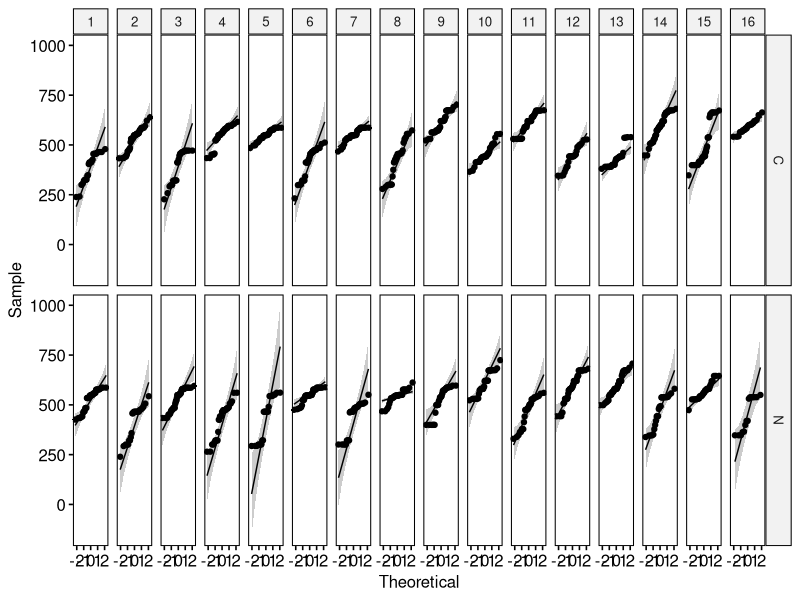
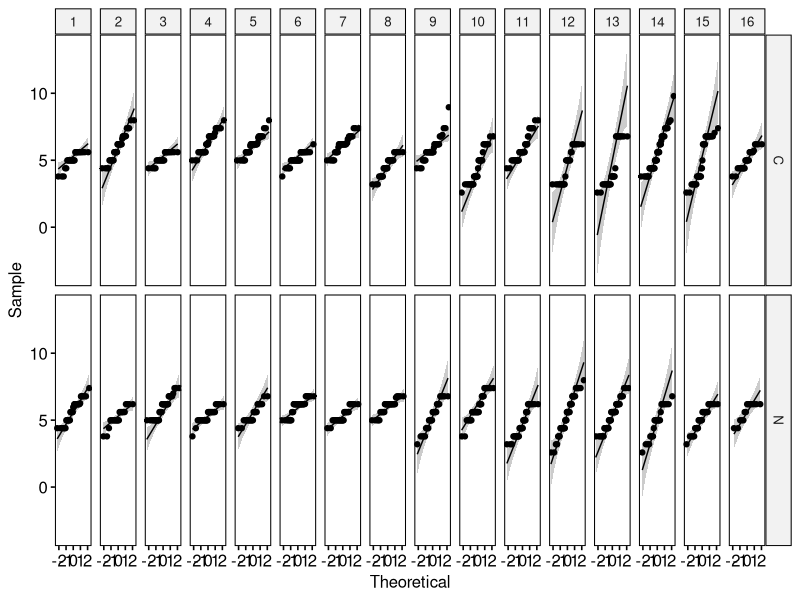
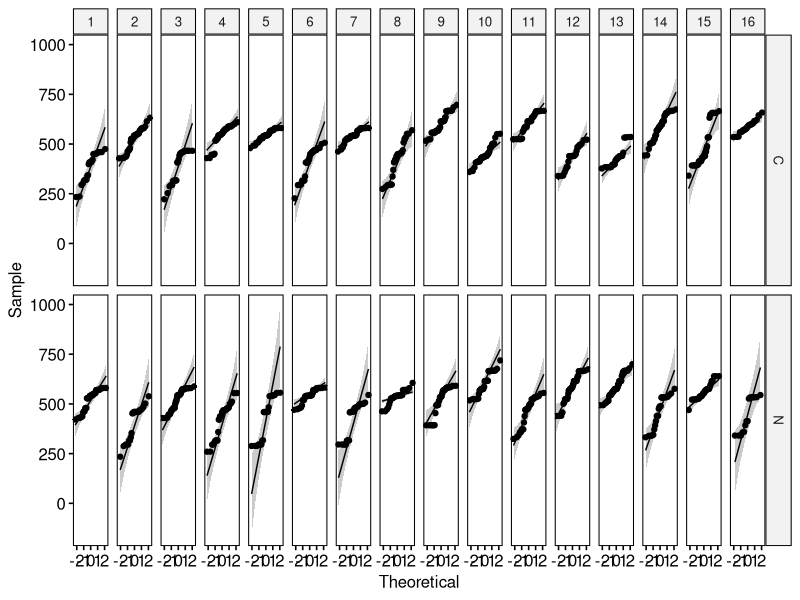
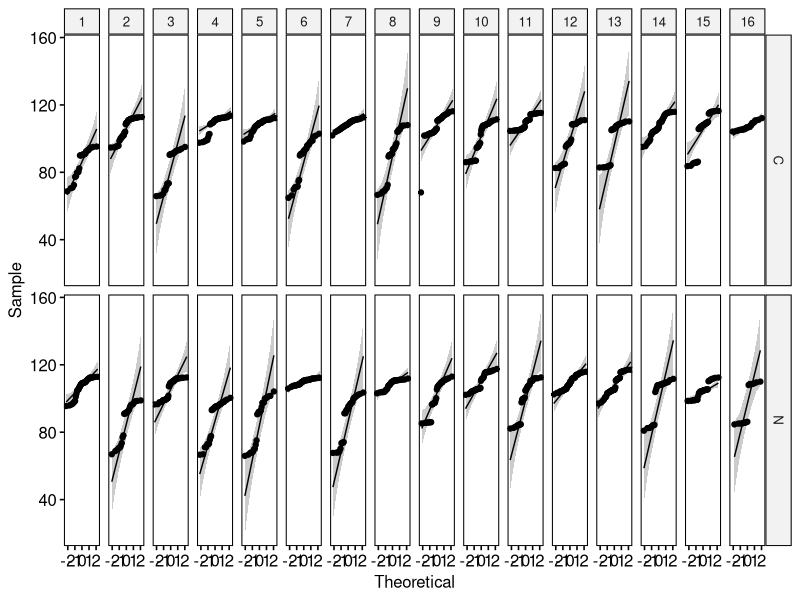
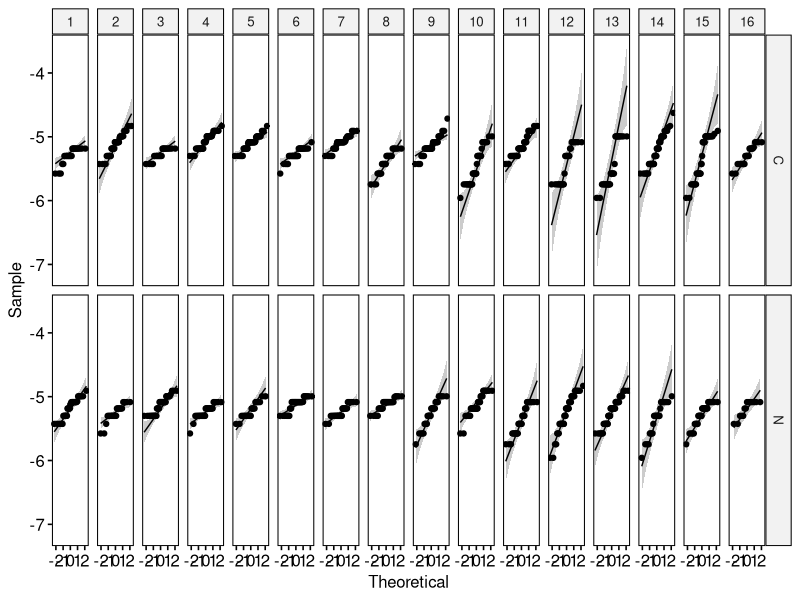
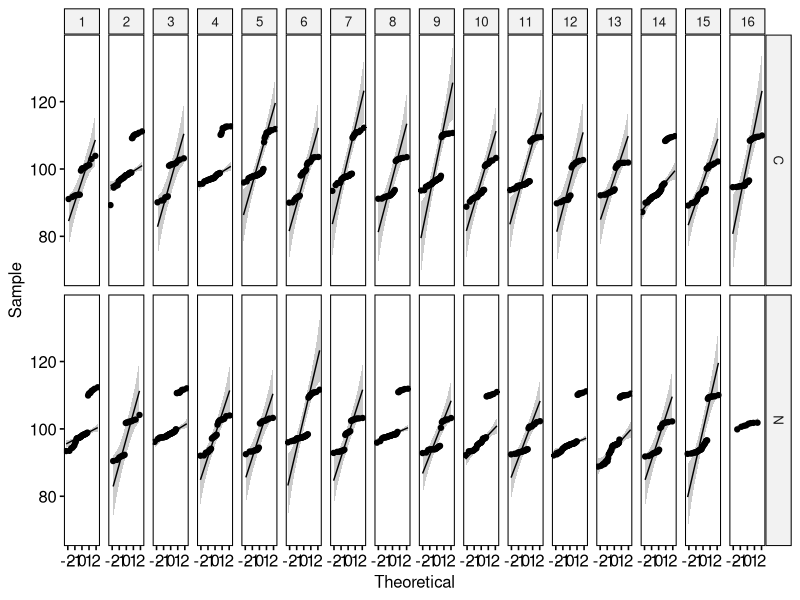
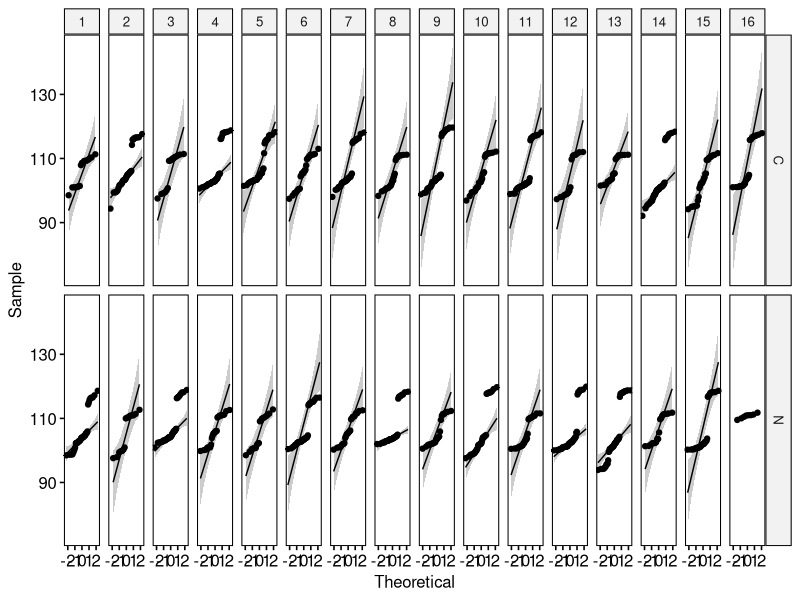
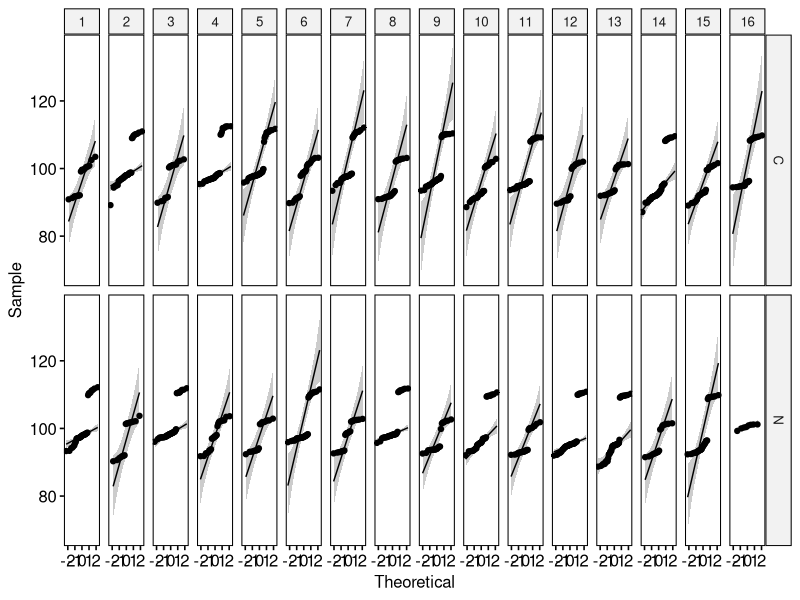

Write R code to recreate these figures, in order.
library(tidyverse)
library(ggpubr)
library(rstatix)
library(dplyr)

setwd("C:/Users/franc/Aalborg Universitet/Sofia Dahl - ASIAMS-drumstrokes/singleStrokes")

##### Implementation #####

# Setup data frame
allFeatures <- read.csv("features.csv")

allFeatures <- allFeatures %>%
  convert_as_factor(subj, arm, series, cond)
head(allFeatures, 3)

##### Inspect QQ plots #####

# totDur: 3/32 non-normal series
# attDur: 4/32 non-normal series
# decDur: 4/32 non-normal series
# transDur: 4/32 non-normal series
# LAT: 3/32 non-normal series
# totSPL: 8/32 non-normal series
# attSPL: 11/32 non-normal series
# decSPL: 11/32 non-normal series
# transSPL: 9/32 non-normal series
# totSC: 6/32 non-normal series
# attSC: 4/32 non-normal series
# decSC: 6/32 non-normal series
# transSC: 5/32 non-normal series
# TC: 3/32 non-normal series
# totFlat: 3/32 non-normal series
# attFlat: 30/32 non-normal series
# decFlat: 4/32 non-normal series
# transFlat: 3/32 non-normal series
# totSpecFlat: 3/32 non-normal series
# attSpecFlat: 4/32 non-normal series
# decSpecFlat: 2/32 non-normal series
# transSpecFlat: 5/32 non-normal series
# crest: 3/32 non-normal series

ggqqplot(allFeatures, "totDur", facet.by = c("cond","series"))
ggqqplot(allFeatures, "attDur", facet.by = c("cond","series"))
ggqqplot(allFeatures, "decDur", facet.by = c("cond","series"))
ggqqplot(allFeatures, "transDur", facet.by = c("cond","series"))
ggqqplot(allFeatures, "LAT", facet.by = c("cond","series"))
ggqqplot(allFeatures, "totSPL", facet.by = c("cond","series"))
ggqqplot(allFeatures, "attSPL", facet.by = c("cond","series"))
ggqqplot(allFeatures, "decSPL", facet.by = c("cond","series"))
ggqqplot(allFeatures, "transSPL", facet.by = c("cond","series"))
ggqqplot(allFeatures, "totSC", facet.by = c("cond","series"))
ggqqplot(allFeatures, "attSC", facet.by = c("cond","series"))
ggqqplot(allFeatures, "decSC", facet.by = c("cond","series"))
ggqqplot(allFeatures, "transSC", facet.by = c("cond","series"))
ggqqplot(allFeatures, "TC", facet.by = c("cond","series"))
ggqqplot(allFeatures, "totFlat", facet.by = c("cond","series"))
ggqqplot(allFeatures, "attFlat", facet.by = c("cond","series"))
ggqqplot(allFeatures, "decFlat", facet.by = c("cond","series"))
ggqqplot(allFeatures, "transFlat", facet.by = c("cond","series"))
ggqqplot(allFeatures, "totSpecFlat", facet.by = c("cond","series"))
ggqqplot(allFeatures, "attSpecFlat", facet.by = c("cond","series"))
ggqqplot(allFeatures, "decSpecFlat", facet.by = c("cond","series"))
ggqqplot(allFeatures, "transSpecFlat", facet.by = c("cond","series"))
ggqqplot(allFeatures, "crest", facet.by = c("cond","series"))

##### Remove outliers #####

# totDur: 6
# attDur: 1
# decDur: 6
# transDur: 2
# LAT: 3
# totSPL: 0
# attSPL: 0
# decSPL: 0
# transSPL: 3
# totSC: 0
# attSC: 6
# decSC: 0
# transSC: 0
# TC: 8
# totFlat: 11
# attFlat: 24
# decFlat: 4
# transFlat: 0
# totSpecFlat: 4
# attSpecFlat: 8
# decSpecFlat: 4
# transSpecFlat: 0
# crest: 0

leftSide <- c(1:6)

# totDur
# Find extreme outliers
outliers <- allFeatures %>%
  group_by(cond, subj) %>%
  identify_outliers(totDur)
sprintf("Found %d extreme outliers", nrow(outliers[outliers$is.extreme == TRUE,]))

# Remove extreme outliers
totDur <- allFeatures[!allFeatures$filename %in% outliers$filename[outliers$is.extreme == TRUE],c(leftSide, c(7))]

# attDur
# Find extreme outliers
outliers <- allFeatures %>%
  group_by(cond, subj) %>%
  identify_outliers(attDur)
sprintf("Found %d extreme outliers", nrow(outliers[outliers$is.extreme == TRUE,]))

# Remove extreme outliers
attDur <- allFeatures[!allFeatures$filename %in% outliers$filename[outliers$is.extreme == TRUE],c(leftSide, c(8))]

# decDur
# Find extreme outliers
outliers <- allFeatures %>%
  group_by(cond, subj) %>%
  identify_outliers(decDur)
sprintf("Found %d extreme outliers", nrow(outliers[outliers$is.extreme == TRUE,]))

# Remove extreme outliers
decDur <- allFeatures[!allFeatures$filename %in% outliers$filename[outliers$is.extreme == TRUE],c(leftSide, c(9))]

# transDur
# Find extreme outliers
outliers <- allFeatures %>%
  group_by(cond, subj) %>%
  identify_outliers(transDur)
sprintf("Found %d extreme outliers", nrow(outliers[outliers$is.extreme == TRUE,]))

# Remove extreme outliers
transDur <- allFeatures[!allFeatures$filename %in% outliers$filename[outliers$is.extreme == TRUE],c(leftSide, c(10))]

# LAT
# Find extreme outliers
outliers <- allFeatures %>%
  group_by(cond, subj) %>%
  identify_outliers(LAT)
sprintf("Found %d extreme outliers", nrow(outliers[outliers$is.extreme == TRUE,]))

# Remove extreme outliers
LAT <- allFeatures[!allFeatures$filename %in% outliers$filename[outliers$is.extreme == TRUE],c(leftSide, c(11))]

# totSPL
# Find extreme outliers
outliers <- allFeatures %>%
  group_by(cond, subj) %>%
  identify_outliers(totSPL)
sprintf("Found %d extreme outliers", nrow(outliers[outliers$is.extreme == TRUE,]))

# Remove extreme outliers
totSPL <- allFeatures[!allFeatures$filename %in% outliers$filename[outliers$is.extreme == TRUE],c(leftSide, c(12))]

# attSPL
# Find extreme outliers
outliers <- allFeatures %>%
  group_by(cond, subj) %>%
  identify_outliers(attSPL)
sprintf("Found %d extreme outliers", nrow(outliers[outliers$is.extreme == TRUE,]))

# Remove extreme outliers
attSPL <- allFeatures[!allFeatures$filename %in% outliers$filename[outliers$is.extreme == TRUE],c(leftSide, c(13))]

# decSPL
# Find extreme outliers
outliers <- allFeatures %>%
  group_by(cond, subj) %>%
  identify_outliers(decSPL)
sprintf("Found %d extreme outliers", nrow(outliers[outliers$is.extreme == TRUE,]))

# Remove extreme outliers
decSPL <- allFeatures[!allFeatures$filename %in% outliers$filename[outliers$is.extreme == TRUE],c(leftSide, c(14))]

# transSPL
# Find extreme outliers
outliers <- allFeatures %>%
  group_by(cond, subj) %>%
  identify_outliers(transSPL)
sprintf("Found %d extreme outliers", nrow(outliers[outliers$is.extreme == TRUE,]))

# Remove extreme outliers
transSPL <- allFeatures[!allFeatures$filename %in% outliers$filename[outliers$is.extreme == TRUE],c(leftSide, c(15))]

# totSC
# Find extreme outliers
outliers <- allFeatures %>%
  group_by(cond, subj) %>%
  identify_outliers(totSC)
sprintf("Found %d extreme outliers", nrow(outliers[outliers$is.extreme == TRUE,]))

# Remove extreme outliers
totSC <- allFeatures[!allFeatures$filename %in% outliers$filename[outliers$is.extreme == TRUE],c(leftSide, c(16))]

# attSC
# Find extreme outliers
outliers <- allFeatures %>%
  group_by(cond, subj) %>%
  identify_outliers(attSC)
sprintf("Found %d extreme outliers", nrow(outliers[outliers$is.extreme == TRUE,]))

# Remove extreme outliers
attSC <- allFeatures[!allFeatures$filename %in% outliers$filename[outliers$is.extreme == TRUE],c(leftSide, c(17))]

# decSC
# Find extreme outliers
outliers <- allFeatures %>%
  group_by(cond, subj) %>%
  identify_outliers(decSC)
sprintf("Found %d extreme outliers", nrow(outliers[outliers$is.extreme == TRUE,]))

# Remove extreme outliers
decSC <- allFeatures[!allFeatures$filename %in% outliers$filename[outliers$is.extreme == TRUE],c(leftSide, c(18))]

# transSC
# Find extreme outliers
outliers <- allFeatures %>%
  group_by(cond, subj) %>%
  identify_outliers(transSC)
sprintf("Found %d extreme outliers", nrow(outliers[outliers$is.extreme == TRUE,]))

# Remove extreme outliers
transSC <- allFeatures[!allFeatures$filename %in% outliers$filename[outliers$is.extreme == TRUE],c(leftSide, c(19))]

# TC
# Find extreme outliers
outliers <- allFeatures %>%
  group_by(cond, subj) %>%
  identify_outliers(TC)
sprintf("Found %d extreme outliers", nrow(outliers[outliers$is.extreme == TRUE,]))

# Remove extreme outliers
TC <- allFeatures[!allFeatures$filename %in% outliers$filename[outliers$is.extreme == TRUE],c(leftSide, c(20))]

# totFlat
# Find extreme outliers
outliers <- allFeatures %>%
  group_by(cond, subj) %>%
  identify_outliers(totFlat)
sprintf("Found %d extreme outliers", nrow(outliers[outliers$is.extreme == TRUE,]))

# Remove extreme outliers
totFlat <- allFeatures[!allFeatures$filename %in% outliers$filename[outliers$is.extreme == TRUE],c(leftSide, c(21))]

# attFlat
# Find extreme outliers
outliers <- allFeatures %>%
  group_by(cond, subj) %>%
  identify_outliers(attFlat)
sprintf("Found %d extreme outliers", nrow(outliers[outliers$is.extreme == TRUE,]))

# Remove extreme outliers
attFlat <- allFeatures[!allFeatures$filename %in% outliers$filename[outliers$is.extreme == TRUE],c(leftSide, c(22))]

# decFlat
# Find extreme outliers
outliers <- allFeatures %>%
  group_by(cond, subj) %>%
  identify_outliers(decFlat)
sprintf("Found %d extreme outliers", nrow(outliers[outliers$is.extreme == TRUE,]))

# Remove extreme outliers
decFlat <- allFeatures[!allFeatures$filename %in% outliers$filename[outliers$is.extreme == TRUE],c(leftSide, c(23))]

# transFlat
# Find extreme outliers
outliers <- allFeatures %>%
  group_by(cond, subj) %>%
  identify_outliers(transFlat)
sprintf("Found %d extreme outliers", nrow(outliers[outliers$is.extreme == TRUE,]))

# Remove extreme outliers
transFlat <- allFeatures[!allFeatures$filename %in% outliers$filename[outliers$is.extreme == TRUE],c(leftSide, c(24))]

# totSpecFlat
# Find extreme outliers
outliers <- allFeatures %>%
  group_by(cond, subj) %>%
  identify_outliers(totSpecFlat)
sprintf("Found %d extreme outliers", nrow(outliers[outliers$is.extreme == TRUE,]))

# Remove extreme outliers
totSpecFlat <- allFeatures[!allFeatures$filename %in% outliers$filename[outliers$is.extreme == TRUE],c(leftSide, c(25))]

# attSpecFlat
# Find extreme outliers
outliers <- allFeatures %>%
  group_by(cond, subj) %>%
  identify_outliers(attSpecFlat)
sprintf("Found %d extreme outliers", nrow(outliers[outliers$is.extreme == TRUE,]))

# Remove extreme outliers
attSpecFlat <- allFeatures[!allFeatures$filename %in% outliers$filename[outliers$is.extreme == TRUE],c(leftSide, c(26))]

# decSpecFlat
# Find extreme outliers
outliers <- allFeatures %>%
  group_by(cond, subj) %>%
  identify_outliers(decSpecFlat)
sprintf("Found %d extreme outliers", nrow(outliers[outliers$is.extreme == TRUE,]))

# Remove extreme outliers
decSpecFlat <- allFeatures[!allFeatures$filename %in% outliers$filename[outliers$is.extreme == TRUE],c(leftSide, c(27))]

# transSpecFlat
# Find extreme outliers
outliers <- allFeatures %>%
  group_by(cond, subj) %>%
  identify_outliers(transSpecFlat)
sprintf("Found %d extreme outliers", nrow(outliers[outliers$is.extreme == TRUE,]))

# Remove extreme outliers
transSpecFlat <- allFeatures[!allFeatures$filename %in% outliers$filename[outliers$is.extreme == TRUE],c(leftSide, c(28))]

# crest
# Find extreme outliers
outliers <- allFeatures %>%
  group_by(cond, subj) %>%
  identify_outliers(crest)
sprintf("Found %d extreme outliers", nrow(outliers[outliers$is.extreme == TRUE,]))

# Remove extreme outliers
crest <- allFeatures[!allFeatures$filename %in% outliers$filename[outliers$is.extreme == TRUE],c(leftSide, c(29))]

##### Correlation analysis ####

# transSPL vs transSC
ggscatter(allFeatures[allFeatures$subj=='P1',], x = "transSPL", y = "transSC", 
          add = "reg.line", conf.int = TRUE, 
          cor.coef = TRUE, cor.method = "pearson",
          xlab = "Transient SPL [dB SPL]", ylab = "Transient spectral centroid [Hz]")

# transSPL vs transFlat
ggscatter(allFeatures[allFeatures$subj=='P1',], x = "transSPL", y = "transFlat", 
          add = "reg.line", conf.int = TRUE, 
          cor.coef = TRUE, cor.method = "pearson",
          xlab = "Transient SPL [dB SPL]", ylab = "Transient envelope flatness [-]")

# transSPL vs transSpecFlat
ggscatter(allFeatures[allFeatures$subj=='P1',], x = "transSPL", y = "transSpecFlat", 
          add = "reg.line", conf.int = TRUE, 
          cor.coef = TRUE, cor.method = "pearson",
          xlab = "Transient SPL [dB SPL]", ylab = "Transient spectral flatness [-]")

# transSC vs transSpecFlat
ggscatter(allFeatures[allFeatures$subj=='P1',], x = "transSC", y = "transSpecFlat", 
          add = "reg.line", conf.int = TRUE, 
          cor.coef = TRUE, cor.method = "pearson",
          xlab = "Transient spectral centroid [Hz]", ylab = "Transient spectral flatness [-]")

##### Two-way ANOVA (subject x (condition, arm)) #####

# Get summary stats
allFeatures %>%
  group_by(cond, subj) %>%
  get_summary_stats(totDur, type = "common")

# attSC

# Create box plot
bxp <- ggboxplot(attSC, x = "subj", y = "attSC", color = "cond", palette = "jco")
bxp

# Aggregate by mean condition per subject
attSCMeans <- as_tibble(attSC %>%
                            group_by(subj,cond,arm) %>%
                            summarise_at(.vars = names(.)[7], .funs = c(mean="mean")))

resultsAov <- anova_test(data = attSCMeans, dv = mean, wid = subj, within = c(cond, arm))
get_anova_table(resultsAov)

# transSC

# Create box plot
bxp <- ggboxplot(transSC, x = "subj", y = "transSC", color = "cond", palette = "jco")
bxp

# Aggregate by mean condition per subject
transSCMeans <- as_tibble(transSC %>%
                           group_by(subj,cond,arm) %>%
                           summarise_at(.vars = names(.)[7], .funs = c(mean="mean")))

resultsAov <- anova_test(data = transSCMeans, dv = mean, wid = subj, within = c(cond, arm))
get_anova_table(resultsAov)

# transFlat

# Create box plot
bxp <- ggboxplot(transFlat, x = "subj", y = "transFlat", color = "cond", palette = "jco")
bxp

# Aggregate by mean condition per subject
transFlatMeans <- as_tibble(transFlat %>%
                            group_by(subj,cond,arm) %>%
                            summarise_at(.vars = names(.)[7], .funs = c(mean="mean")))

resultsAov <- anova_test(data = transFlatMeans, dv = mean, wid = subj, within = c(cond, arm))
get_anova_table(resultsAov)

# transSpecFlat

# Create box plot
bxp <- ggboxplot(transSpecFlat, x = "subj", y = "transSpecFlat", color = "cond", palette = "jco")
bxp

# Aggregate by mean condition per subject
transSpecFlatMeans <- as_tibble(transSpecFlat %>%
                              group_by(subj,cond,arm) %>%
                              summarise_at(.vars = names(.)[7], .funs = c(mean="mean")))

resultsAov <- anova_test(data = transSpecFlatMeans, dv = mean, wid = subj, within = c(cond, arm))
get_anova_table(resultsAov)

# transSPL

# Create box plot
bxp <- ggboxplot(transSPL, x = "subj", y = "transSPL", color = "cond", palette = "jco")
bxp

# Aggregate by mean condition per subject
transSPLMeans <- as_tibble(transSPL %>%
                                  group_by(subj,cond,arm) %>%
                                  summarise_at(.vars = names(.)[7], .funs = c(mean="mean")))

resultsAov <- anova_test(data = transSPLMeans, dv = mean, wid = subj, within = c(cond, arm))
get_anova_table(resultsAov)
